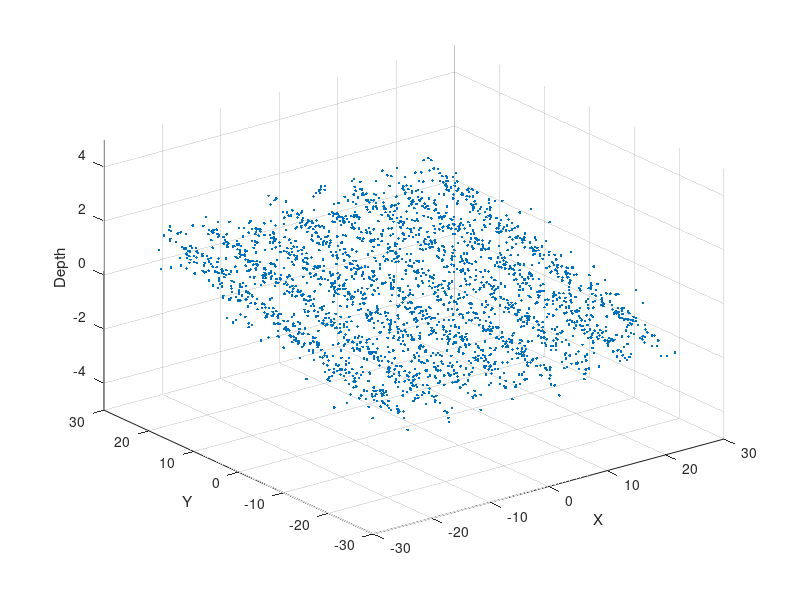

This figure's MATLAB source: (Note: this script raises an error after producing the figure.)
%%%%%% Datasets for GPR

% Purpose: multiple sections that can generate new random datasets
    % for training on w/ GPR

%% 2D LARGE SEAMOUNTS
clc, clear all, close all

% this dataset is designed to include a flat seafloor
% with two salient features
% Goal is to test how the downsampling algorithms sample the features!

num_pts = 20000; %takes about 20 seconds to do inverse

data.x = 0:20000;
data.length = length(data.x);

% First Quarter, flat seafloor
pts1 = 3000;
data.y = ones(1,data.length);
data.y(1:pts1-1) = data.y(1:pts1-1) + 0.1*sin(data.x(1:pts1-1)/data.length*100);

% Flattop Seamount
pts2 = 7000;
data.y(pts1:pts2) = data.y(pts1:pts2) + 5;

% Gaussian Seamount
pts3 = 7000; pts4 = 19000;
mu = (pts4+pts3)/2; sigma = (pts4-pts3)/8;
data.y(pts3:pts4) = 10000*1/(sqrt(2*pi) * sigma) * exp(-0.5* (1/sigma*(data.x(pts3:pts4)-mu)).^2 ) + ...
    data.y(pts3:pts4);

% Overall Noise (sensor error, gaussian)
noise = randn(1,num_pts+1)/70;
data.y = data.y + noise;

% Make Figure
figure
plot(data.x,data.y,'.','MarkerSize',1)
ylim([0 10])
xlabel('Index'),ylabel('Depth')
title_str = strcat("Raw Data with ",num2str(data.length), " points");
title(title_str)

%%%%%%%%%%%%%

% Rename Key variables and chop off last value (gives a nice even number)
X = data.x(1:end-1); Y = data.y(1:end-1);

% Make them VERTICAL (nx2)
X = X'; Y = Y';

% Save workspace variables to .mat
filename = strcat("GPR_dataset_Seamounts_",...
    num2str(length(X)),...
    "pts_2D.mat");
save(filename,"X","Y");

%% 2.5D SAND RIPPLES
clc, clear all, close all

% dimensions of map
map_size = 50; % keep this even if you can 
x = (-map_size/2:(map_size/2-1)); % + randn(1,map_size)/2;
y = (-map_size/2:(map_size/2-1)); % + randn(1,map_size)/2;
[X,Y] = meshgrid(x,y);

% 2Matrices map_size x map_size
X = X + randn(map_size,map_size);
Y = Y + randn(map_size,map_size);
Z = 0.5*sin(X) + Y/20;
Z = Z + randn(map_size,map_size)/5;

% Reshape to Plot (map_size^2 x 1)
X1 = reshape(X,map_size^2,1);
Y1 = reshape(Y,map_size^2,1);
Z1 = reshape(Z,map_size^2,1);

% Plot
scatter3(X1,Y1,Z1,'.')
xlabel('X'),ylabel('Y'),zlabel('Depth')
zlim([-5 5])


% Save workspace variables to .mat
filename = strcat("GPR_dataset_SandRipples_",...
    num2str(length(X1)),...
    "pts_2p5D.mat");
save(filename,"X1","Y1","Z1");


%% INVERSE CALCULATION SPEED DIAGRAM
clc, close all, clear all

% How long does it take matlab to do an inverse?

pts = [1000 5000 10000 15000 20000];
time_calc = zeros(1,length(pts));
for i = pts
    jj = rand(pts(i),pts(i));
    tic
    anss = inv(jj);
    time_calc(i) = toc
end

%%
close all
figure
plot(pts,time_calc,'--b'), hold on
plot(pts,time_calc,'ob','MarkerFaceColor','b')
title('Time to Calculate Inverse of a Matrix')
ylabel('Calc Time (secs)'),xlabel('# Pts in Matrix')
grid on
xticks = pts; xticks(1) = 0;
set(gca,'XTickLabel',xticks)
